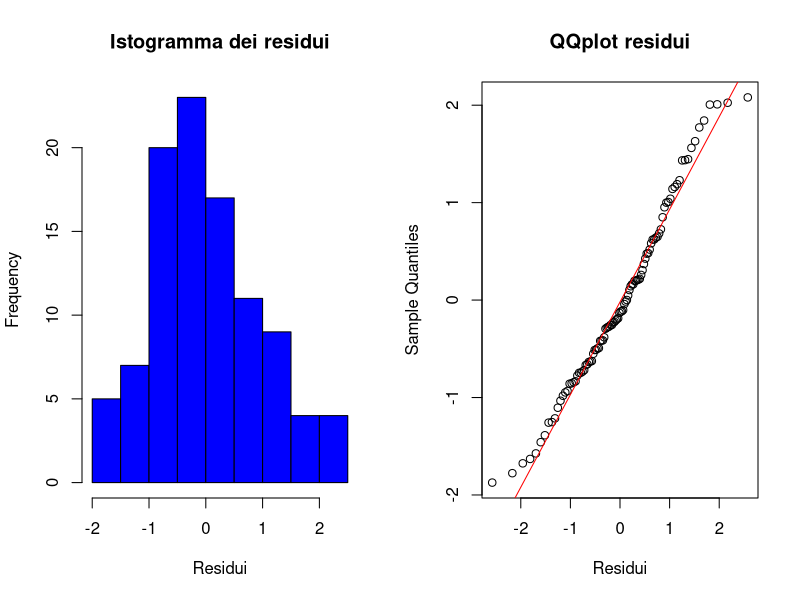
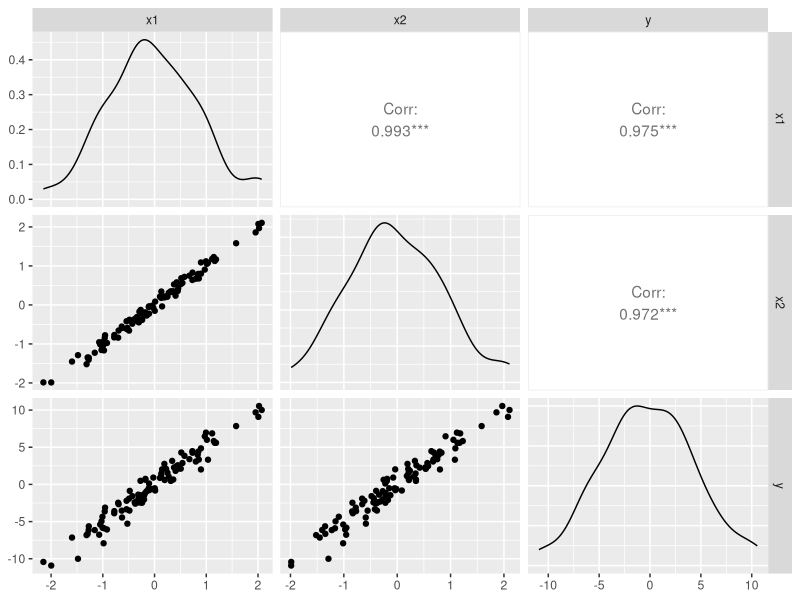
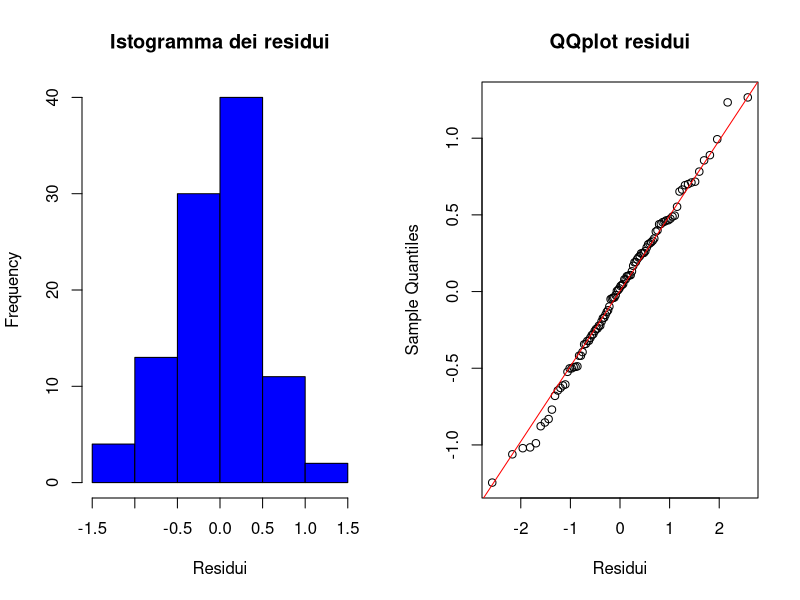
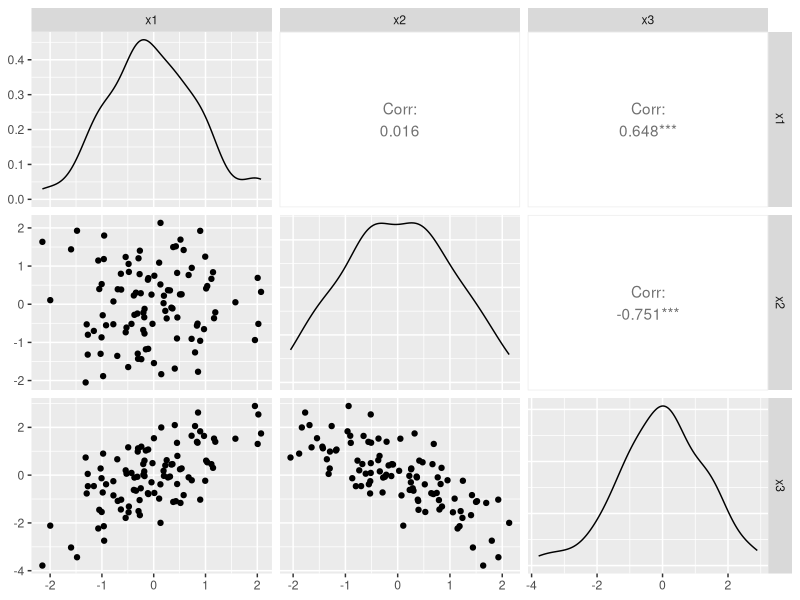
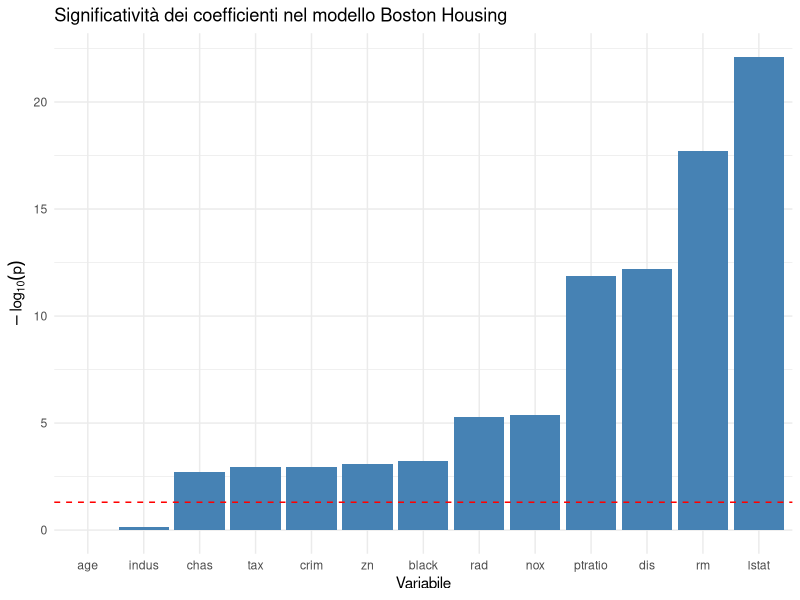
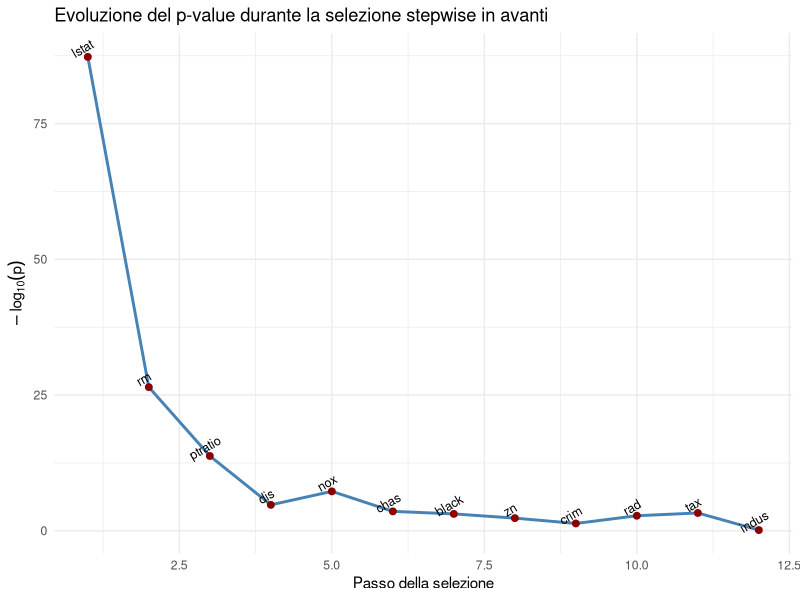
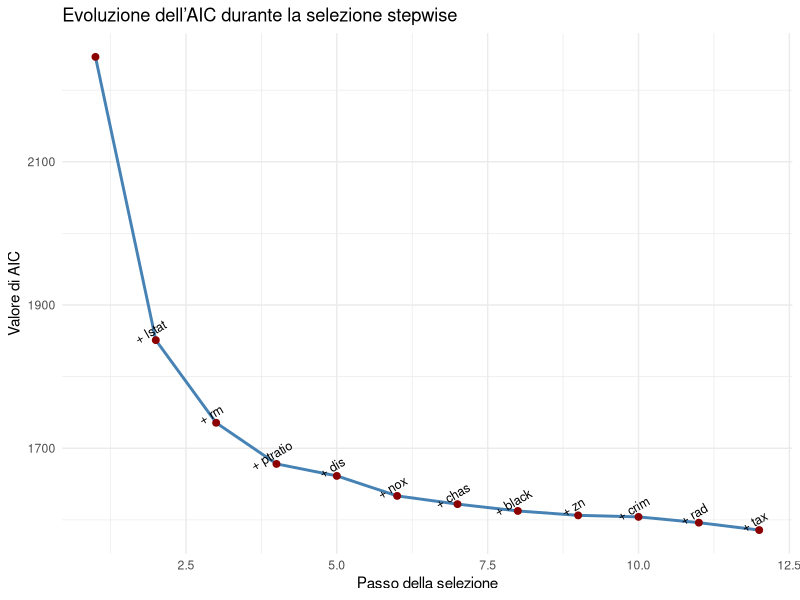
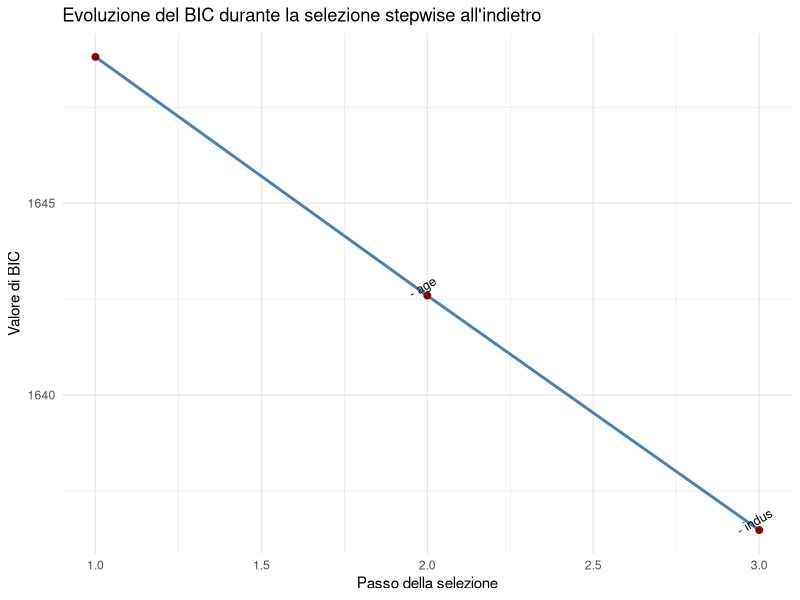

Generate these figures, in order, with R:
## ---- chunk 1
knitr::opts_chunk$set(warning = FALSE, message = FALSE, echo=FALSE) 
library(ggplot2)
library(class)
library(caret)
library(glmnet)
library(car)
## ---- chunk 2
set.seed(123)
n <- 100
x1 <- rnorm(n)
x2 <- x1 + rnorm(n, sd=0.1) # collinearità forte
y <- 3*x1 + 2*x2 + rnorm(n)
df <- data.frame(x1=x1, x2=x2, y=y)
model_col <- lm(y ~ x1 + x2, data=df)

# plot residui vs y e istogramma
par(mfrow=c(1,2))
hist(resid(model_col), main="Istogramma dei residui", xlab="Residui", col="blue")
qqnorm(resid(model_col), main="QQplot residui", xlab="Residui")
qqline(resid(model_col), col="red")
# aggiungi densità gaussiana

## ---- chunk 3

summary(model_col)

## ---- chunk 4

set.seed(12)
n <- 100
x1 <- rnorm(n)
x2 <- x1 + rnorm(n, sd=0.1) # collinearità forte
y <- 3*x1 + 2*x2 + rnorm(n)
df <- data.frame(x1=x1, x2=x2, y=y)
model_col <- lm(y ~ x1 + x2, data=df)
summary(model_col)
## ---- chunk 5
library(GGally)
ggpairs(df, columns=1:3)
## ---- chunk 6
set.seed(123)

n <- 100

# Generiamo due variabili indipendenti
x1 <- rnorm(n, mean = 0, sd = 1)
x2 <- rnorm(n, mean = 0, sd = 1)

# Costruiamo x3 come combinazione lineare di x1 e x2 + piccolo rumore
# Se il rumore è molto piccolo, abbiamo quasi dipendenza perfetta
x3 <-  x1 -  x2 + rnorm(n, sd = 1e-2)

# # Osserva che x1 e x2 non sono correlate in modo forte (circa 0)
# cor(x1, x2)
# cor(x1, x3)
# cor(x2, x3)

# Costruiamo la risposta y con coefficienti noti

y <- 1 + 2*x1 + 3*x2 -x3 + rnorm(n, sd = 0.5)

df <- data.frame(y = y, x1 = x1, x2 = x2, x3 = x3)
library(car)   # per vif()
model_col <- lm(y ~ x1 + x2 + x3, data = df)
par(mfrow=c(1,2))
hist(resid(model_col), main="Istogramma dei residui", xlab="Residui", col="blue")
qqnorm(resid(model_col), main="QQplot residui", xlab="Residui")
qqline(resid(model_col), col="red")

## ---- chunk 7
summary(model_col)
## ---- chunk 8
set.seed(12)

n <- 100

# Generiamo due variabili indipendenti
x1 <- rnorm(n, mean = 0, sd = 1)
x2 <- rnorm(n, mean = 0, sd = 1)

# Costruiamo x3 come combinazione lineare di x1 e x2 + piccolo rumore
# Se il rumore è molto piccolo, abbiamo quasi dipendenza perfetta
x3 <-  x1 -  x2 + rnorm(n, sd = 1e-2)

# # Osserva che x1 e x2 non sono correlate in modo forte (circa 0)
# cor(x1, x2)
# cor(x1, x3)
# cor(x2, x3)

# Costruiamo la risposta y con coefficienti noti

y <- 1 + 2*x1 + 3*x2 -x3 + rnorm(n, sd = 0.5)

df <- data.frame(y = y, x1 = x1, x2 = x2, x3 = x3)
library(car)   # per vif()
fit <- lm(y ~ x1 + x2 + x3, data = df)
summary(fit)

## ---- chunk 9
library(GGally)
ggpairs(df, columns=2:4)
## ---- chunk 10
# VIF
vif_values <- vif(fit)
vif_values
## ---- chunk 11
# Condizionamento e autovalori di X'X
X <- model.matrix(fit)
XtX <- t(X) %*% X
eigs <- eigen(XtX)$values
kappa_X <- kappa(X)   # condizion number
## ---- chunk 12
data(Boston, package="MASS")
model <- lm(medv ~ ., data = Boston)
# print solo coefficienti e significatività
summary(model)$coefficients[,c(1,4)]

## ---- chunk 13
library(MASS)
model_full <- lm(medv ~ ., data = Boston)
## Grafico a barre della significatività dei coefficienti
coef_summary <- summary(model_full)$coefficients
coef_df <- data.frame(
  Variable = rownames(coef_summary),
  Estimate = coef_summary[, "Estimate"],
  PValue = coef_summary[, "Pr(>|t|)"]
)
ggplot(coef_df[-1, ], aes(x = reorder(Variable, -PValue), y = -log10(PValue))) +
  geom_bar(stat = "identity", fill = "steelblue") +
  geom_hline(yintercept = -log10(0.05), color = "red", linetype = "dashed") +
  labs(title = "Significatività dei coefficienti nel modello Boston Housing",
       x = "Variabile",
       y = expression(-log[10](p))) +
  theme_minimal()
## ---- chunk 14

# plot di AIC introducendo variabili nella regressione di Boston

library(MASS)
model_full <- lm(medv ~ ., data = Boston)

model_lstat <- lm(medv ~ lstat, data = Boston)

model_lstat_nox <- lm(medv ~ lstat + nox, data = Boston)

## ---- chunk 15
library(MASS)
data(Boston)

alpha_in <- 0.05
current_vars <- c()
remaining_vars <- setdiff(names(Boston), "medv")

get_best_p <- function(vars_in, vars_out) {
  sapply(vars_out, function(v) {
    f <- as.formula(paste("medv ~", paste(c(vars_in, v), collapse = " + ")))
    summary(lm(f, data = Boston))$coefficients[v, 4]
  })
}

steps <- data.frame(
  Step = integer(),
  Variable = character(),
  PValue = numeric(),
  stringsAsFactors = FALSE
)

repeat {
  pvals <- get_best_p(current_vars, remaining_vars)
  best_var <- names(which.min(pvals))
  best_p <- min(pvals)
  # add line to steps data frame for later plot
  steps <- rbind(steps, data.frame(
    Step = nrow(steps) + 1,
    Variable = best_var,
    PValue = best_p,
    stringsAsFactors = FALSE
  ))
  if (best_p < alpha_in) {
    current_vars <- c(current_vars, best_var)
    remaining_vars <- setdiff(remaining_vars, best_var)
  } else break
}

final_formula <- as.formula(paste("medv ~", paste(current_vars, collapse = " + ")))
model_final <- lm(final_formula, data = Boston)
#summary(model_final)

#print data.frame showing number of steps p-value
steps
## ---- chunk 16
library(ggplot2)
# plot steps p-values and name of added variable
ggplot(steps, aes(x = Step, y = -log10(PValue))) +
  geom_line(linewidth = 1, color = "steelblue") +
  geom_point(size = 2, color = "darkred") +
  geom_text(aes(label = Variable), vjust = -0.5, size = 3.2, angle = 30) +
  labs(
    title = "Evoluzione del p-value durante la selezione stepwise in avanti",
    x = "Passo della selezione",
    y = expression(-log[10](p))
  ) +
  theme_minimal()

## ---- chunk 17
library(MASS)
library(ggplot2)

# Esegui selezione stepwise e salva l'output completo
#model_full <- lm(medv ~ ., data = Boston)
#step_out <- stepAIC(model_full, direction = "backward", trace = TRUE)

model_null <- lm(medv ~ 1, data = Boston)
model_full <- lm(medv ~ ., data = Boston)

step_out <- stepAIC(model_null, 
                      scope = list(lower = model_null, upper = model_full), 
                      direction = "both", 
                      trace = TRUE)

# Estrai i valori di AIC dal tracciato (parsing dell'output)
aic_trace <- data.frame(
  Step = seq_along(step_out$anova$AIC),
  Action = step_out$anova$Step,
  AIC = step_out$anova$AIC
)

# Rimuovi eventuali righe NA
aic_trace <- aic_trace[!is.na(aic_trace$AIC), ]
## ---- chunk 18
aic_trace
## ---- chunk 19
# Grafico dell'evoluzione dell'AIC
ggplot(aic_trace, aes(x = Step, y = AIC)) +
  geom_line(linewidth = 1, color = "steelblue") +
  geom_point(size = 2, color = "darkred") +
  geom_text(aes(label = Action), vjust = -0.5, size = 3.2, angle = 30) +
  labs(
    title = "Evoluzione dell’AIC durante la selezione stepwise",
    x = "Passo della selezione",
    y = "Valore di AIC"
  ) +
  theme_minimal()
## ---- chunk 20
library(MASS)
library(ggplot2)

# Esegui selezione stepwise e salva l'output completo
#model_full <- lm(medv ~ ., data = Boston)
# step_out <- stepAIC(model_full, direction = "backward", trace = TRUE)
# model_null <- lm(medv ~ 1, data=Boston)
model_start <- lm(medv ~ tax +zn+black+ptratio, data = Boston)
model_full <- lm(medv ~ ., data = Boston)

step_out <- step(model_full, 
                      scope = list(lower = model_null, upper = model_full), 
                      direction = "backward", 
                      trace = TRUE, k=log(nrow(Boston)))

# Estrai i valori di AIC dal tracciato (parsing dell'output)
aic_trace <- data.frame(
  Step = seq_along(step_out$anova$AIC),
  Action = step_out$anova$Step,
  BIC = step_out$anova$AIC
)

# Rimuovi eventuali righe NA
aic_trace <- aic_trace[!is.na(aic_trace$BIC), ]
## ---- chunk 21
aic_trace
## ---- chunk 22
# Grafico dell'evoluzione dell'AIC
ggplot(aic_trace, aes(x = Step, y = BIC)) +
  geom_line(linewidth = 1, color = "steelblue") +
  geom_point(size = 2, color = "darkred") +
  geom_text(aes(label = Action), vjust = -0.5, size = 3.2, angle = 30) +
  labs(
    title = "Evoluzione del BIC durante la selezione stepwise all'indietro",
    x = "Passo della selezione",
    y = "Valore di BIC"
  ) +
  theme_minimal()
## ---- chunk 23
pca <- prcomp(scale(Boston[,-14]))
#scree plot in ggplot2 for the variance explained with xlab

# screeplot(pca, main="Scree Plot delle componenti principali", col="blue", pch=19)
library(ggplot2)
var_explained <- pca$sdev^2 / sum(pca$sdev^2)
var_df <- data.frame(
  Component = seq_along(var_explained),
  VarianceExplained = var_explained
)
ggplot(var_df, aes(x = Component, y = VarianceExplained)) +
  geom_line(linewidth = 1, color = "steelblue") +
  geom_point(size = 2, color = "darkred") +
  labs(
    title = "Scree Plot delle componenti principali",
    x = "Componente principale",
    y = "Varianza spiegata"
  ) +
  theme_minimal()

## ---- chunk 24
#Biplot con ggplot2 
library(ggfortify)
autoplot(pca, data = Boston, colour = 'medv') +
  ggtitle("PCA del dataset Boston Housing (esclusa medv)") +
  theme_minimal()
## ---- chunk 25
lm_pcr <- lm(Boston$medv ~ pca$x[, 1:3])
summary(lm_pcr)
## ---- chunk 26
X <- model.matrix(medv ~ ., Boston)[, -1]
y <- Boston$medv
cv_ridge <- cv.glmnet(X, y, alpha = 0)
plot(cv_ridge)
## ---- chunk 27
coef(cv_ridge, s = "lambda.min")
## ---- chunk 28
cv_lasso <- cv.glmnet(X, y, alpha = 1)
plot(cv_lasso)
## ---- chunk 29
coef(cv_lasso, s = "lambda.min")
